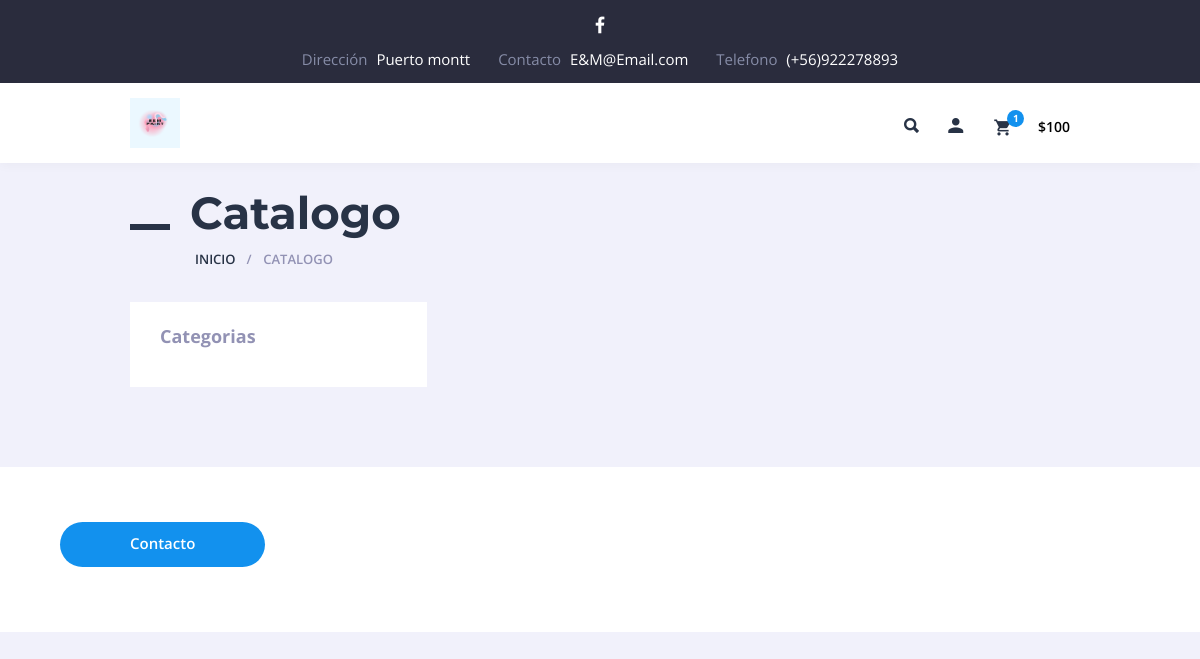
The app's page /, older data.
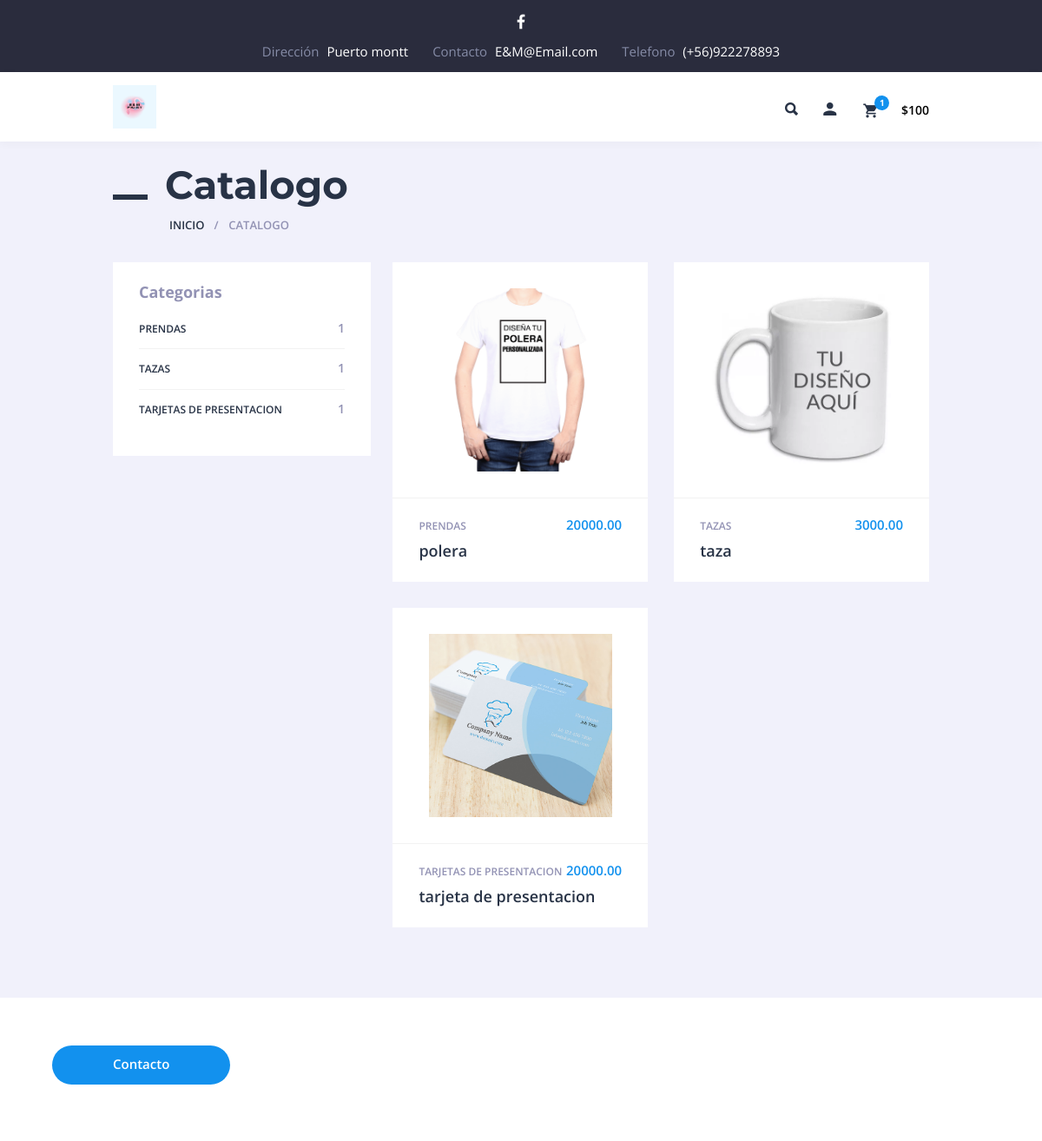
The same page, newer data.
### modelapp/models.py (models this page shows, shortened)
class Categoria(models.Model):
    nombre = models.CharField(max_length=100)
    def __str__(self):
        return self.nombre

class Producto(models.Model):
    nombre = models.CharField(max_length=255)
    imagen = models.ImageField(upload_to='productos/')
    precio = models.DecimalField(max_digits=10, decimal_places=2)
    stock = models.PositiveIntegerField()
    descripcion = models.TextField()
    categoria = models.ForeignKey(Categoria, on_delete=models.CASCADE)

### modelapp/views.py (the view)
# urls.py: path('', views.index, name='index'),
def index(request):
    productos = Producto.objects.all();
    categorias = Categoria.objects.all();
    context = {
        "productos": productos,
        "categorias": categorias
        }
    return render(request,'index.html',context)

### modelapp/templates/index.html (shortened to what this page needs)
{% extends 'layout.html' %}
{% block content %}
        <div class="section-top">
            <h1 class="maincont-ttl">Catalogo</h1>
            <ul class="b-crumbs">
                <li><a href="/">Inicio</a></li>
                <li>Catalogo</li>
            </ul>
        </div>
        <div class="section-wrap-withsb">
            <aside class="blog-sb-widgets section-sb" id="section-sb">
                <div class="theiaStickySidebar">
                    <div class="section-filter">
                        <div class="section-filter">
                            {% include 'includes/catalogo/categorias.html' %}
                        </div>
                    </div>
                </div>
            </aside>        <div class="section-list-withsb" id="section-list-withsb">
            <div class="theiaStickySidebar">
                {% include 'includes/catalogo/catalogo.html' %}
            </div>
        </div>
        </div>
{% endblock %}

### modelapp/templates/layout.html (shortened to what this page needs)
{% load static %}
<!doctype html>
<html lang="en">
<head>
    <link rel="stylesheet" href="{% static 'css/font-awesome.min.css' %}">
    <link rel="stylesheet" href="{% static 'css/ionicons.min.css' %}">
    <link rel="stylesheet" href="{% static 'css/bootstrap.css' %}">
    <link rel="stylesheet" href="{% static 'css/jquery.formstyler.css' %}">
    <link rel="stylesheet" href="{% static 'css/flexslider.css' %}">
    <link rel="stylesheet" href="{% static 'css/jquery.fancybox.css' %}">
    <link rel="stylesheet" href="{% static 'css/ion.rangeSlider.css' %}">
    <link rel="stylesheet" href="{% static 'css/jquery.mThumbnailScroller.css' %}">
    <link rel="stylesheet" href="{% static 'css/chosen.css' %}">
    <link rel="stylesheet" href="{% static 'css/style.css' %}">
    <link rel="stylesheet" href="{% static 'css/elements.css' %}">
    <link rel="stylesheet" href="{% static 'css/media.css' %}">
    <link rel="stylesheet" href="{% static 'css/elements-media.css' %}">
</head>
<body>
<div id="page" class="site">
    {% include 'includes/navbar.html' %}
    {% include 'includes/header.html' %}
    <div id="content" class="site-content">
        <div id="primary" class="content-area">
            <main id="main" class="site-main">
                <div class="cont maincont">
                    {% block content %}
                    {% endblock %}
                </div>
            </main>
        </div>
    </div>
    {% include 'includes/footer.html' %}
</div>
</body>
</html>

### modelapp/templates/includes/navbar.html
<div class="container-fluid page-styling site-header-before">
    <div class="row">
        <div class="col-lg-4">
            <ul class="links_list links_list-align-left align-center-desktop topbar-social">
                <li>
                    <p class="links_list-value">
                        <a href="http://facebook.com" target="_blank" rel="nofollow">
                            <i class="fa fa-facebook"></i>
                        </a>
                    </p>
                </li>
            </ul>
        </div>
        <div class="col-lg-8">
            <ul class="links_list links_list-align-right align-center-desktop topbar-contacts">
                <li>
                    <p class="links_list-label">
                        Dirección
                    </p>
                    <p class="links_list-value">
                        <a href="http://maps.google.com" target="_blank" rel="nofollow">Puerto montt</a>
                    </p>
                </li>
                <li>
                    <p class="links_list-label">
                        Contacto
                    </p>
                    <p class="links_list-value">
                        <a href="mailto:support@email.com">E&M@Email.com</a>
                    </p>
                </li>
                <li>
                    <p class="links_list-label">
                        Telefono
                    </p>
                    <p class="links_list-value">
                        <a href="tel:4785929899">(+56)922278893</a>
                    </p>
                </li>
            </ul>
        </div>
    </div>
</div>

### modelapp/templates/includes/header.html (shortened to what this page needs)
{% load static %}
    <div class="site-header">
        <p class="h-logo">
            <a href="/"><img src="{% static 'img/logo.png' %}" alt="EdShop"></a>
        </p><div class="h-shop">
        <ul class="h-shop-links">
            <li class="h-search-btn" id="h-search-btn"><i class="ion-search"></i></li>
            <li class="h-shop-icon h-profile">
                <a href="auth.html" title="My Account">
                    <i class="ion-android-person"></i>
                </a>
            </li>
            {% include 'includes/header_carrito.html' %}
        </ul>
    </div></div>

### modelapp/templates/includes/header_carrito.html (shortened to what this page needs)
<li class="h-cart">
    <a class="cart-contents" href="cart.html">
        <p class="h-cart-icon">
            <i class="ion-android-cart"></i>
            <span>1</span>
        </p>
        <p class="h-cart-total">$100</p>
    </a>
</li>

### modelapp/templates/includes/catalogo/categorias.html
<div class="blog-sb-widget multishopcategories_widget">
    <h3 class="widgettitle">Categorias</h3>
    <div class="section-sb-current">
        <ul class="section-sb-list">
            {% for categoria in categorias %}
            <li>
                <a href="{%url 'web:productosPorCategoria' categoria.id %}">
                    <span class="section-sb-label">{{categoria.nombre}}
                        <span class="count">{{categoria.producto_set.all.count}}</span>
                    </span>
                </a>
            </li>
            {% endfor %}
        </ul>
    </div>
</div>

### modelapp/templates/includes/catalogo/catalogo.html (shortened to what this page needs)
<div class="row prod-items prod-items-2">
    {% for producto in productos %}
    <article class="cf-sm-6 cf-md-6 cf-lg-6 col-xs-6 col-sm-6 col-md-6 col-lg-6 sectgl-item">
        <div class="sectgl prod-i">
            <div class="prod-i-top">
                <a class="prod-i-img" href="#">
                </a>
            </div>
            <div class="prod-i-bot">
                <div class="prod-i-info">
                    <p class="prod-i-price">{{producto.precio}}
                    </p>
                    <p class="prod-i-categ"><a href="#">{{producto.categoria}}</a></p>
                </div>
                <h3 class="prod-i-ttl"><a href="#">{{producto.nombre}}</a></h3>
            </div>
        </div>
    </article>
    {% endfor %}
</div>

### modelapp/templates/includes/footer.html
{% load static %}
    <div class="container-fluid blog-sb-widgets page-styling site-footer">
        <div class="row">
            <div class="col-sm-12 col-md-4 widget align-center-tablet f-logo-wrap">
                <button class="btn callback">Contacto</button>
            </div>
        </div>
    </div>

### modelapp/static/css/elements.css (style rules this page uses)
ul.links_list { list-style: none; margin: 0; padding: 0; }
ul.links_list li { font-size: 15px; display: inline-block; list-style: none; margin: 0; padding: 0; vertical-align: middle; }
.links_list li p { display: inline-block; color: #868ca7; vertical-align: middle; margin: 0 0 10px; line-height: 1.4; }
.links_list p a { color: inherit; text-decoration: none; transition: color 0.2s; border: none; }
.links_list .links_list-label { margin-right: 5px; }
.links_list.links_list-align-left { text-align: left; }
.links_list.links_list-align-right { text-align: right; }
.links_list.links_list-align-left li { margin-right: 44px; margin-left: 0; }
.links_list.links_list-align-left li:last-child { margin-right: 0; }
.links_list.links_list-align-right li { margin-right: 0; margin-left: 44px; }
.links_list.links_list-align-right li:first-child { margin-left: 0; }
@media only screen and (max-width : 1500px) { .links_list.links_list-align-left li { margin-right: 32px; margin-left: 0; } }
@media only screen and (max-width : 1500px) { .links_list.links_list-align-right li { margin-right: 0; margin-left: 32px; } }
@media only screen and (max-width : 1300px) { .links_list.links_list-align-left li { margin-right: 24px; margin-left: 0; } }
@media only screen and (max-width : 1300px) { .links_list.links_list-align-right li { margin-right: 0; margin-left: 24px; } }

### modelapp/static/css/media.css (style rules this page uses)
.cf-lg-2:nth-child(6n+1), .cf-lg-3:nth-child(4n+1), .cf-lg-4:nth-child(3n+1), .cf-lg-6:nth-child(2n+1) { clear: left; }
@media only screen and (max-width : 1220px) { .cf-md-2:nth-child(n), .cf-md-3:nth-child(n), .cf-md-4:nth-child(n), .cf-md-6:nth-child(n) { clear: none; } }
@media only screen and (max-width : 1220px) { .cf-md-2:nth-child(6n+1), .cf-md-3:nth-child(4n+1), .cf-md-4:nth-child(3n+1), .cf-md-6:nth-child(2n+1) { clear: left; } }
@media only screen and (max-width : 1220px) { .cont { width: 970px; } }

### modelapp/static/css/elements-media.css (style rules this page uses)
@media (max-width: 1229px) { .align-center-desktop { text-align: center !important; } }

Row changes from the older to the newer data that the page shows:
added Categoria: nombre "PRENDAS", producto_set.all.count "1"
added Categoria: nombre "TAZAS", producto_set.all.count "1"
added Categoria: nombre "TARJETAS DE PRESENTACION", producto_set.all.count "1"
added Producto: precio "20000.00", categoria "PRENDAS", nombre "polera"
added Producto: precio "3000.00", categoria "TAZAS", nombre "taza"
added Producto: precio "20000.00", categoria "TARJETAS DE PRESENTACION", nombre "tarjeta de presentacion"
